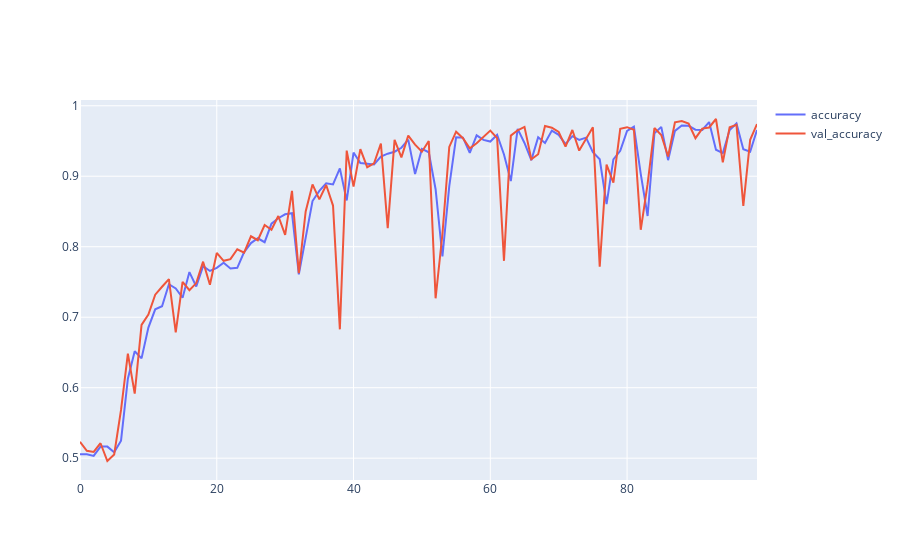
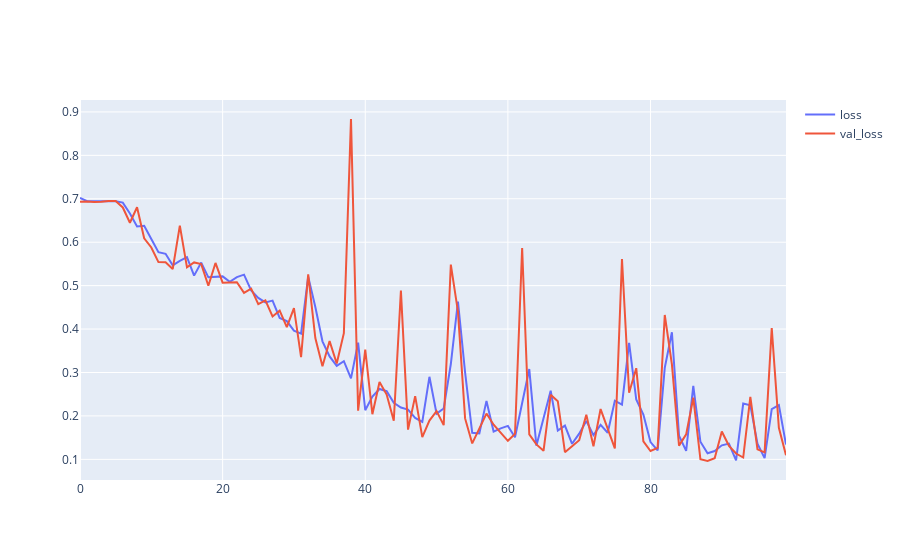

The notebook cell saved with these charts, in order:
### Code cell
inputs = np.expand_dims(X, -1)

model = Sequential()
model.add(SimpleRNN(units=5))
model.add(Dense(units=1, activation='sigmoid'))

model.compile(metrics=['accuracy'],
              optimizer=Adam(learning_rate=0.01),
              loss='binary_crossentropy')
r = model.fit(inputs, Y, epochs=100, validation_split=0.5)

draw_history(r)
